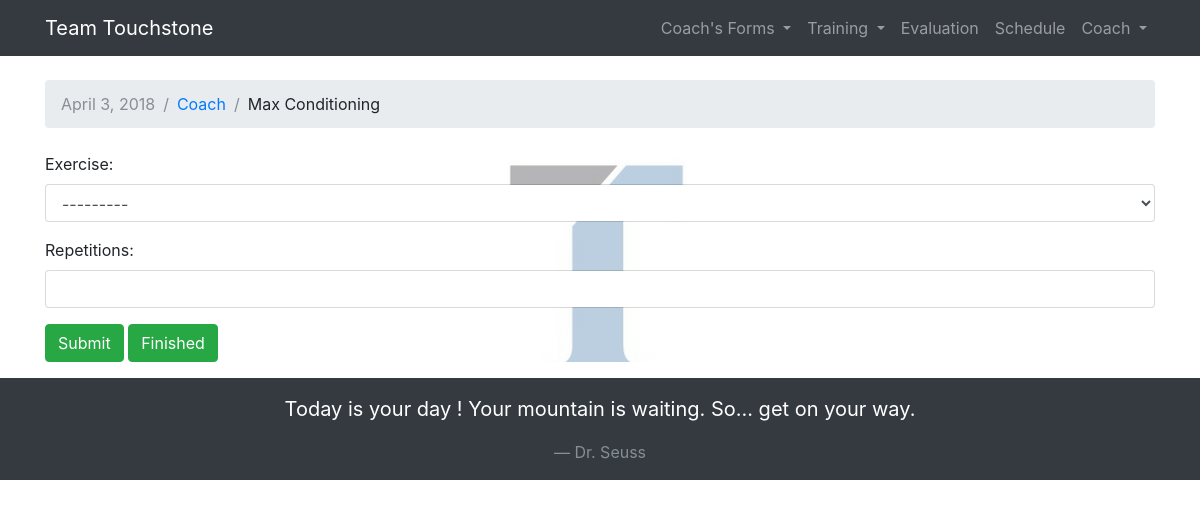
/maxconditioning/add/ (signed in), run on the app's committed database.
### training/models.py (models this page shows, shortened)
class Athlete(models.Model):
    user = models.OneToOneField(User, on_delete=models.CASCADE)
    birthdate = models.DateField(null=True, blank=True)
    height = models.IntegerField(null=True, blank=True)
    wingspan = models.IntegerField(null=True, blank=True)
    ape_index = models.IntegerField(null=True, blank=True)
    weight = models.IntegerField(null=True, blank=True)
    guardian1 = models.CharField(max_length=50, blank=True)
    guardian1_email = models.EmailField(max_length=75, blank=True)
    guardian2 = models.CharField(max_length=50, blank=True)
    guardian2_email = models.EmailField(max_length=75, blank=True)
    eval_date = models.DateField(null=True, blank=True)
    def __str__(self):
        return self.user.username

class RefExercise(models.Model):
    exercise = models.CharField(max_length=40)
    description = models.CharField(max_length=200, blank=True)
    category = models.ForeignKey(RefCategory, related_name='exercises')
    order = models.IntegerField()
    goal = models.IntegerField()
    def __str__(self):
        return self.exercise

class ClimbingQuotes(models.Model):
    author = models.CharField(max_length=30)
    quote = models.CharField(max_length=200)

### training/views.py (the view)
# urls.py: url(r'^maxconditioning/add/$', views.max_conditioning, name='max_conditioning'),
@login_required
def max_conditioning(request):
    quote = ClimbingQuotes.objects.get(id=random.randint(1, quote_num))
    athlete = get_user(request)
    print(DATE, athlete)
    theForm = request.session.get('theForm', [MaxConditioningForm, Top3SendsForm, MaxConditioningForm])
    newForm = theForm.pop()
    request.session.modified = True
    if request.method == 'POST':
        form = MaxConditioningForm(request.POST)
        if form.is_valid():
            max_conditioning = form.save(commit=False)
            max_conditioning.session, created = Session.objects.get_or_create(sessionDate=DATE,
                athlete=athlete)
            print(max_conditioning.session, created, athlete, DATE)
            max_conditioning.save()
            return redirect('max_conditioning')
    else:
        form = newForm()
    return render(request, 'training/add_max_conditioning.html', {'athlete':athlete, 'form': form,
                'date': DATE, 'quote': quote})

### training/forms.py
class MaxConditioningForm(forms.ModelForm):
    class Meta:
        model = MaxConditioning
        fields = ['exercise', 'repetitions']
    def __init__(self, *args, **kwargs):
        super(MaxConditioningForm, self).__init__(*args, **kwargs)
        self.fields['exercise'].queryset =RefExercise.objects.filter(category__id=7)

### training/views.py (called while the page is built)
def get_user(request):
    pk = request.user.pk
    athlete = get_object_or_404(Athlete, user__pk=pk)
    return athlete

### templates/training/add_max_conditioning.html (shortened to what this page needs)
{% extends 'base.html' %}
{% block breadcrumb %}
  <li class="breadcrumb-item active">{{date}}</li>
  <li class="breadcrumb-item"><a href="{% url 'athletePage' %}">{{ athlete.user.username }}</a></li>
  <li class="breadcrumb-item">Max Conditioning</li>
{% endblock %}
{% block content %}
<form method="post" novalidate>
  {% include 'includes/form.html' %}
  <button type="submit" class="btn btn-success">Submit</button>
  <a class="btn btn-success" href="{% url 'athletePage' %}">Finished</a>
</form>
{% endblock %}

### templates/base.html (shortened to what this page needs)
{% load static %}
<!DOCTYPE html>
<html>
  <head>
    <link rel="stylesheet" href="{% static 'css/bootstrap.min.css' %}">
    <link rel="stylesheet" href="{% static 'css/training.css' %}">
    <link rel="stylesheet" href="{% static 'css/flipclock.css' %}">
  </head>
  <body>
   {% block body %}
    <nav class="navbar navbar-expand-md navbar-dark bg-dark">
      <div class="container">
        <a class="navbar-brand" href="{% url 'home' %}">Team Touchstone</a>
        <div class="collapse navbar-collapse" id="mainMenu">
          {% if user.is_authenticated %}
                <ul class="navbar-nav ml-auto">
                {% ifequal user.groups.all.0.name 'Coach' %}
                <li class="nav-item dropdown">
                  <a class="nav-link dropdown-toggle" href="#" id='CoachMenu' data-toggle="dropdown" aria-haspopup="true" aria-expanded="false">
                    Coach's Forms
                  </a>
                </li>
                  {% endifequal %}
                  <li class="nav-item dropdown">
                    <a class="nav-link dropdown-toggle" href="#" id='TrainingMenu' data-toggle="dropdown" aria-haspopup="true" aria-expanded="false">
                      Training
                    </a>
                  </li>
                  <li class="nav-item">
                    <a class="nav-link" href="{% url 'athleteMetrics' %}">Evaluation</a>
                  </li>
                  <li class="nav-item">
                    <a class="nav-link" href="{% url 'practice_schedule' %}">Schedule</a>
                  </li>
                  <li class="nav-item dropdown">
                    <a class="nav-link dropdown-toggle" href="#" id='userMenu' data-toggle="dropdown" aria-haspopup="true" aria-expanded="false">
                      {{ user.username }}
                    </a>
                  </li>
                </ul>
                {% else %}
                <form class="form-inline ml-auto">
                   <a href="{% url 'login' %}" class="btn btn-outline-secondary">Log in</a>
                   <a href="#" class="btn btn-primary ml-2">Sign up</a>
                </form>
            {% endif %}
              </div>
      </div>
    </nav>
<div class="background">
    <div class="container">
      <ol class="breadcrumb my-4">
        {% block breadcrumb %}
        {% endblock %}
      </ol>
      {% block content %}
      {% endblock %}
    </div>
    {% endblock body %}
  </div>
  </body>
  <footer class="pt-3">
    <div class='bg-dark'>
      <div class='blockquote text-white text-center'>
        <p class='pt-3'>{{quote.quote}}</p>
        <p class= 'pb-3 blockquote-footer'>{{quote.author}}</p>
      </div>
    </div>
  </footer>
</html>

### templates/includes/form.html (shortened to what this page needs)
{% load widget_tweaks %}
{% for field in form %}
  <div class="form-group">
    {{ field.label_tag }}
    {% if form.is_bound %}
      {% if field.errors %}
        {% render_field field class="form-control is-invalid" %}
        {% for error in field.errors %}
          <div class="invalid-feedback">
            {{ error }}
          </div>
        {% endfor %}
      {% else %}
        {% render_field field class="form-control is-valid" %}
      {% endif %}
    {% else %}
      {% render_field field class="form-control" %}
    {% endif %}
  </div>
{% endfor %}

### static/css/training.css (style rules this page uses)
.background { background-image: url(../img/TeamTouchstoneLogo.png); background-position: top center; background-repeat: no-repeat; background-size: auto; background-attachment: fixed; }

### data on the page
Athlete: user.username "Coach"
RefExercise: exercise "---------"
ClimbingQuotes: quote "Today is your day ! Your mountain is waiting. So... get on your way.", author "Dr. Seuss"

### other printed values
{{ user.username }} "Coach"
{{ date }} "April 3, 2018"
{{ field.label_tag }} "Exercise:" "Repetitions:"
